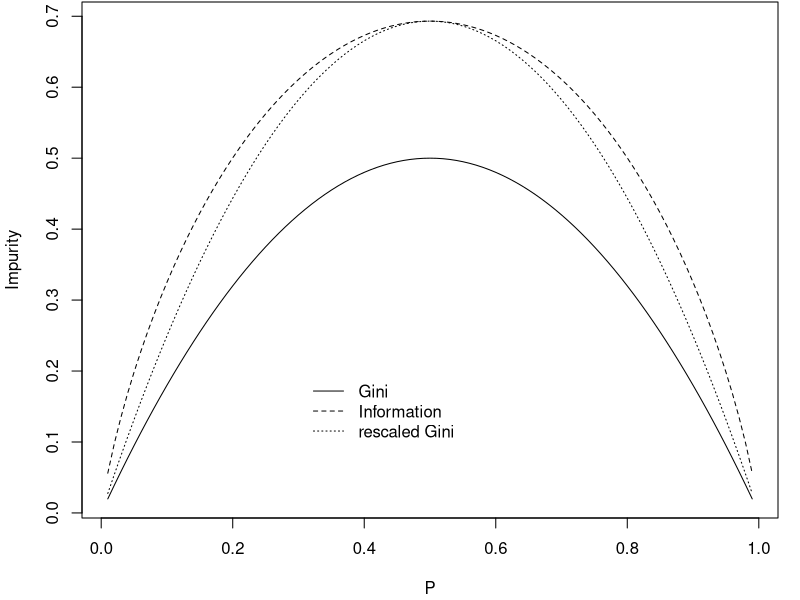
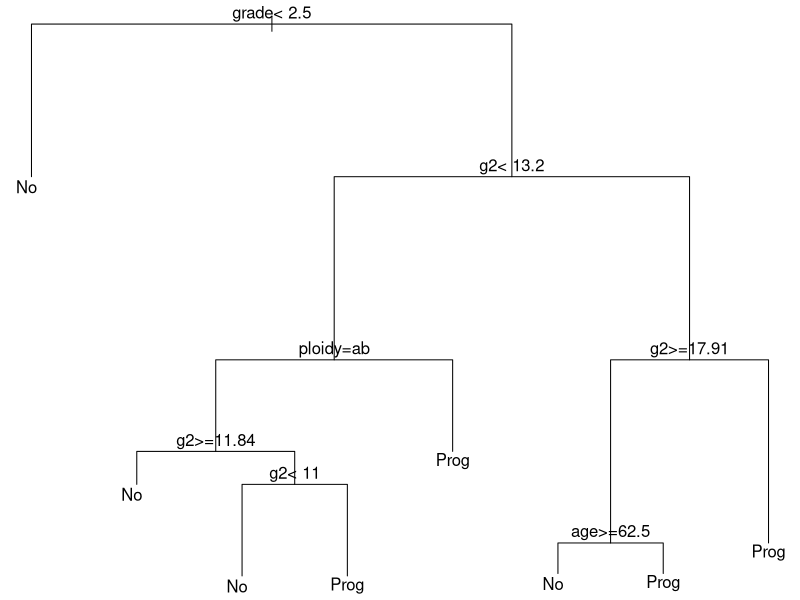
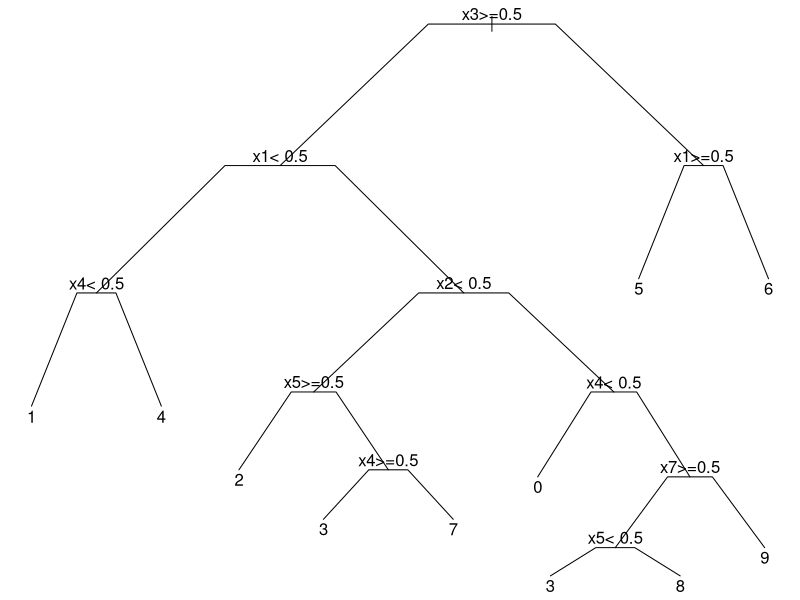
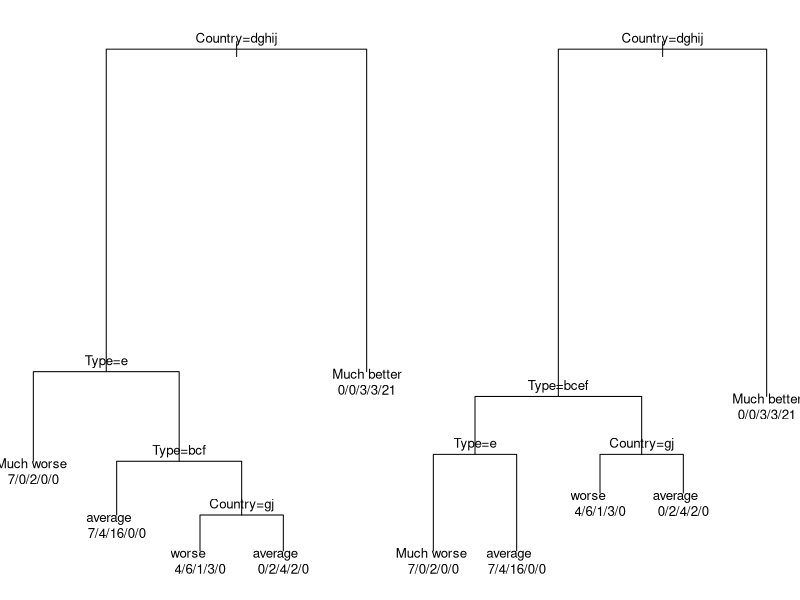
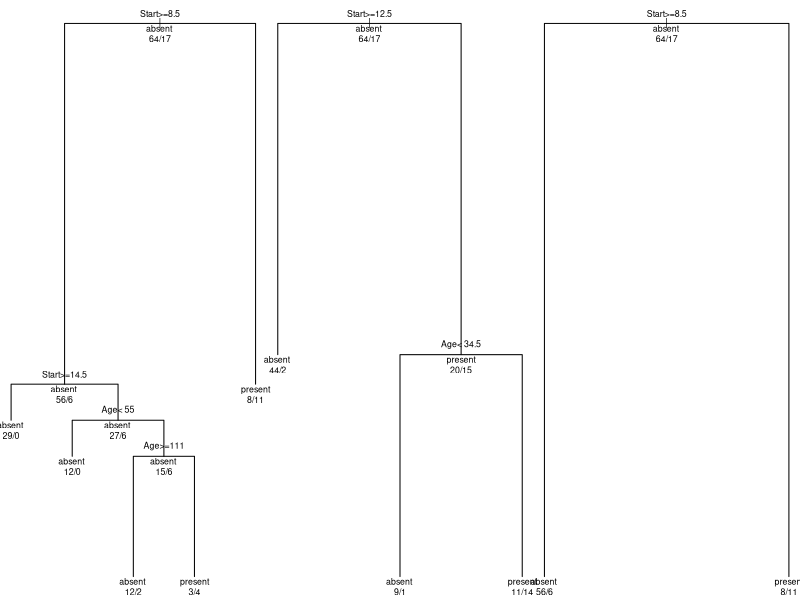
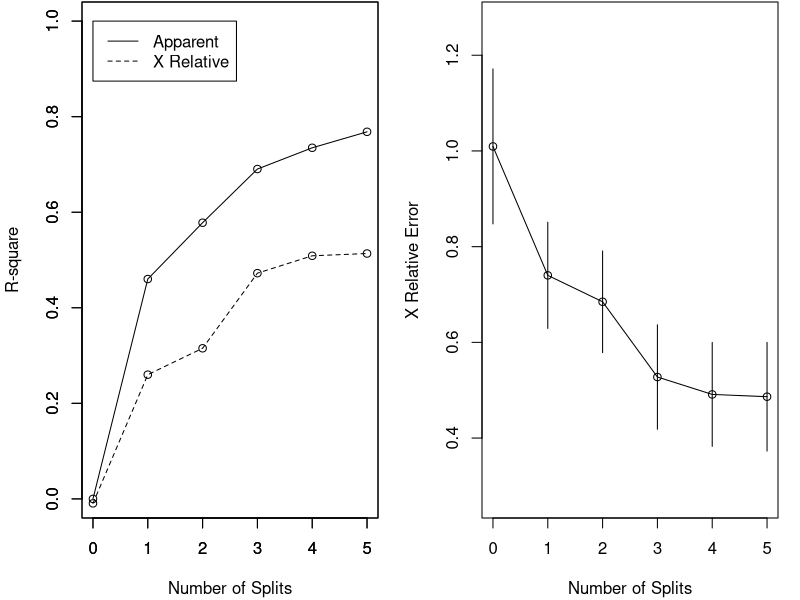
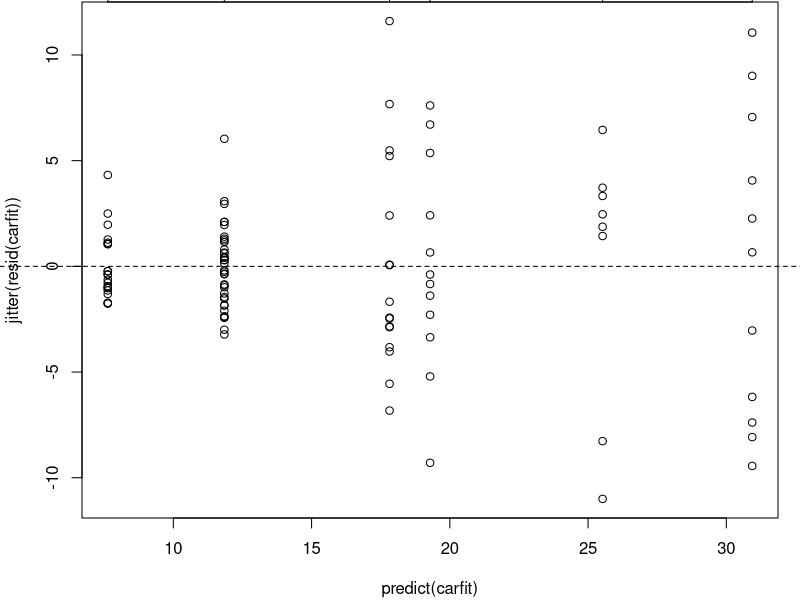
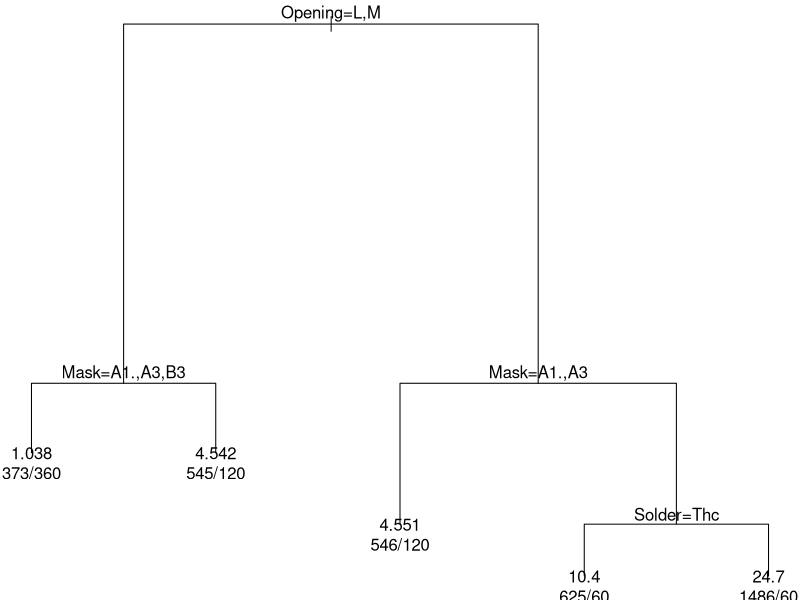

Generate these figures, in order, with R:
### R code from vignette source 'longintro.Rnw'

###################################################
### code chunk number 1: longintro.Rnw:38-43
###################################################
options(continue = "  ", width = 60)
options(SweaveHooks=list(fig=function() par(mar = c(4.1, 4.1, 0.1, 1.1))))
pdf.options(pointsize = 10)
par(xpd = NA)  #stop clipping
library(rpart)


###################################################
### code chunk number 2: impurity
###################################################
getOption("SweaveHooks")[["fig"]]()
ptemp <- seq(0, 1, length = 101)[2:100]
gini <- 2* ptemp *(1-ptemp)
inform <- -(ptemp*log(ptemp) + (1-ptemp)*log(1-ptemp))
sgini <- gini *max(inform)/max(gini)
matplot(ptemp, cbind(gini, inform, sgini), type = 'l', lty = 1:3,
        xlab = "P", ylab = "Impurity", col = 1)
legend(.3, .2, c("Gini", "Information", "rescaled Gini"),
       lty = 1:3, col = 1, bty = 'n')


###################################################
### code chunk number 3: gini1
###################################################
getOption("SweaveHooks")[["fig"]]()
progstat <- factor(stagec$pgstat, levels = 0:1, labels = c("No", "Prog"))
cfit  <- rpart(progstat ~  age + eet + g2 + grade + gleason + ploidy,
               data = stagec, method = 'class')
print(cfit)
par(mar = rep(0.1, 4))
plot(cfit)
text(cfit)


###################################################
### code chunk number 4: summary(cfit3
###################################################



###################################################
### code chunk number 5: longintro.Rnw:468-472
###################################################
temp <- with(stagec, table(cut(grade, c(0, 2.5, 4)),
                          cut(gleason, c(2, 5.5, 10)),
                          exclude = NULL))
temp


###################################################
### code chunk number 6: dig1
###################################################
getOption("SweaveHooks")[["fig"]]()
set.seed(1953)  # An auspicious year
n <- 200
y <- rep(0:9, length = 200)
temp <- c(1,1,1,0,1,1,1,
          0,0,1,0,0,1,0,
          1,0,1,1,1,0,1,
          1,0,1,1,0,1,1,
          0,1,1,1,0,1,0,
          1,1,0,1,0,1,1,
          0,1,0,1,1,1,1,
          1,0,1,0,0,1,0,
          1,1,1,1,1,1,1,
          1,1,1,1,0,1,0)

lights <- matrix(temp, 10, 7, byrow = TRUE)    # The true light pattern 0-9
temp1 <- matrix(rbinom(n*7, 1, 0.9), n, 7) # Noisy lights
temp1 <- ifelse(lights[y+1, ] == 1, temp1, 1-temp1)
temp2 <- matrix(rbinom(n*17, 1, 0.5), n, 17) # Random lights
x <- cbind(temp1, temp2)

dfit <- rpart(y ~ x, method='class',
              control = rpart.control(xval = 10, minbucket = 2, cp = 0))
printcp(dfit)

fit9 <- prune(dfit, cp = 0.02)
par(mar = rep(0.1, 4))
plot(fit9, branch = 0.3, compress = TRUE)
text(fit9)


###################################################
### code chunk number 7: longintro.Rnw:810-813
###################################################
printcp(cfit)

summary(cfit, cp = 0.06)


###################################################
### code chunk number 8: cars
###################################################
getOption("SweaveHooks")[["fig"]]()
fit1 <- rpart(Reliability ~ Price + Country + Mileage + Type,
                data = cu.summary, parms = list(split = 'gini'))
fit2 <- rpart(Reliability ~ Price + Country + Mileage + Type,
                data = cu.summary, parms = list(split = 'information'))

par(mfrow = c(1,2), mar = rep(0.1, 4))
plot(fit1, margin = 0.05);  text(fit1, use.n = TRUE, cex = 0.8)
plot(fit2, margin = 0.05);  text(fit2, use.n = TRUE, cex = 0.8)


###################################################
### code chunk number 9: longintro.Rnw:998-999
###################################################
summary(fit1, cp = 0.06)


###################################################
### code chunk number 10: longintro.Rnw:1003-1007
###################################################
fit3 <- rpart(Reliability ~ Price + Country + Mileage + Type,
                data=cu.summary, parms=list(split='information'),
              maxdepth=2)
summary(fit3)


###################################################
### code chunk number 11: kyphos
###################################################
getOption("SweaveHooks")[["fig"]]()
lmat <- matrix(c(0,3, 4,0), nrow = 2, ncol = 2, byrow = FALSE)
fit1 <- rpart(Kyphosis ~  Age + Number + Start, data = kyphosis)

fit2 <- rpart(Kyphosis ~  Age + Number + Start, data = kyphosis,
              parms = list(prior = c(0.65, 0.35)))
fit3 <- rpart(Kyphosis ~  Age + Number + Start, data = kyphosis,
              parms = list(loss = lmat))

par(mfrow = c(1, 3), mar = rep(0.1, 4))
plot(fit1);  text(fit1, use.n = TRUE, all = TRUE, cex = 0.8)
plot(fit2);  text(fit2, use.n = TRUE, all = TRUE, cex = 0.8)
plot(fit3);  text(fit3, use.n = TRUE, all = TRUE, cex = 0.8)


###################################################
### code chunk number 12: longintro.Rnw:1210-1214
###################################################
cars <- car90[, -match(c("Rim", "Tires", "Model2"), names(car90))]
carfit <- rpart(Price/1000 ~ ., data=cars)
carfit
printcp(carfit)


###################################################
### code chunk number 13: longintro.Rnw:1217-1218
###################################################
temp <- carfit$cptable


###################################################
### code chunk number 14: longintro.Rnw:1242-1243
###################################################
summary(carfit, cp = 0.1)


###################################################
### code chunk number 15: anova2
###################################################
getOption("SweaveHooks")[["fig"]]()
par(mfrow=c(1,2))
rsq.rpart(carfit)
par(mfrow=c(1,1))


###################################################
### code chunk number 16: anova3
###################################################
getOption("SweaveHooks")[["fig"]]()
plot(predict(carfit), jitter(resid(carfit)))
temp <- carfit$frame[carfit$frame$var == '<leaf>',]
axis(3, at = temp$yval, as.character(row.names(temp)))
mtext('leaf number', side = 3, line = 3)
abline(h = 0, lty = 2)


###################################################
### code chunk number 17: longintro.Rnw:1315-1321
###################################################
cfit2 <- rpart(pgstat ~ age + eet + g2 + grade + gleason + ploidy,
               data = stagec)

printcp(cfit2)

print(cfit2, cp = 0.03)


###################################################
### code chunk number 18: longintro.Rnw:1491-1495
###################################################
sfit <- rpart(skips ~ Opening + Solder + Mask + PadType + Panel,
              data = solder.balance, method = 'poisson',
              control = rpart.control(cp = 0.05, maxcompete = 2))
sfit


###################################################
### code chunk number 19: longintro.Rnw:1506-1507
###################################################
summary(sfit, cp = 0.1)


###################################################
### code chunk number 20: poisson1
###################################################
getOption("SweaveHooks")[["fig"]]()
par(mar = rep(0.1, 4))
plot(sfit)
text(sfit, use.n = TRUE, min = 3)

fit.prune <- prune(sfit, cp = 0.10)
plot(fit.prune)
text(fit.prune, use.n = TRUE, min = 2)


###################################################
### code chunk number 21: longintro.Rnw:1554-1557
###################################################
require(survival)
temp <- coxph(Surv(pgtime, pgstat) ~ 1, stagec)
newtime <- predict(temp, type = 'expected')


###################################################
### code chunk number 22: exp3
###################################################
getOption("SweaveHooks")[["fig"]]()
require(survival)
pfit <- rpart(Surv(pgtime, pgstat) ~ age + eet + g2 + grade +
               gleason + ploidy, data = stagec)
print(pfit)

pfit2 <- prune(pfit, cp = 0.016)
par(mar = rep(0.2, 4))
plot(pfit2, uniform = TRUE, branch = 0.4, compress = TRUE)
text(pfit2, use.n = TRUE)


###################################################
### code chunk number 23: exp4
###################################################
getOption("SweaveHooks")[["fig"]]()
temp <- snip.rpart(pfit2, 6)
km <- survfit(Surv(pgtime, pgstat) ~ temp$where, stagec)
plot(km, lty = 1:4, mark.time = FALSE,
     xlab = "Years", ylab = "Progression")
legend(10, 0.3, paste('node', c(4,5,6,7)), lty = 1:4)


###################################################
### code chunk number 24: plots1
###################################################
getOption("SweaveHooks")[["fig"]]()
fit <- rpart(pgstat ~  age + eet + g2 + grade + gleason + ploidy,
             stagec, control = rpart.control(cp = 0.025))
par(mar = rep(0.2, 4))
plot(fit)
text(fit)


###################################################
### code chunk number 25: plots2
###################################################
getOption("SweaveHooks")[["fig"]]()
par(mar = rep(0.2, 4))
plot(fit, uniform = TRUE)
text(fit, use.n = TRUE, all = TRUE)


###################################################
### code chunk number 26: plots3
###################################################
getOption("SweaveHooks")[["fig"]]()
par(mar = rep(0.2, 4))
plot(fit, branch = 0)
text(fit, use.n = TRUE)


###################################################
### code chunk number 27: plots4
###################################################
getOption("SweaveHooks")[["fig"]]()
par(mar = rep(0.2, 4))
plot(fit, branch = 0.4,uniform = TRUE, compress = TRUE)
text(fit, all = TRUE, use.n = TRUE)


###################################################
### code chunk number 28: plots5
###################################################
getOption("SweaveHooks")[["fig"]]()
par(mar = rep(0.2, 4))
plot(fit, uniform = TRUE, branch = 0.2, compress = TRUE, margin = 0.1)
text(fit, all = TRUE, use.n = TRUE, fancy = TRUE, cex= 0.9)


###################################################
### code chunk number 29: longintro.Rnw:1779-1787
###################################################
carfit <- rpart(Price/1000 ~ ., cars)
carfit$cptable

price2 <-  cars$Price[!is.na(cars$Price)]/1000
temp <- xpred.rpart(carfit)
errmat <- price2 - temp
abserr <- colMeans(abs(errmat))
rbind(abserr, relative=abserr/mean(abs(price2-mean(price2))))
